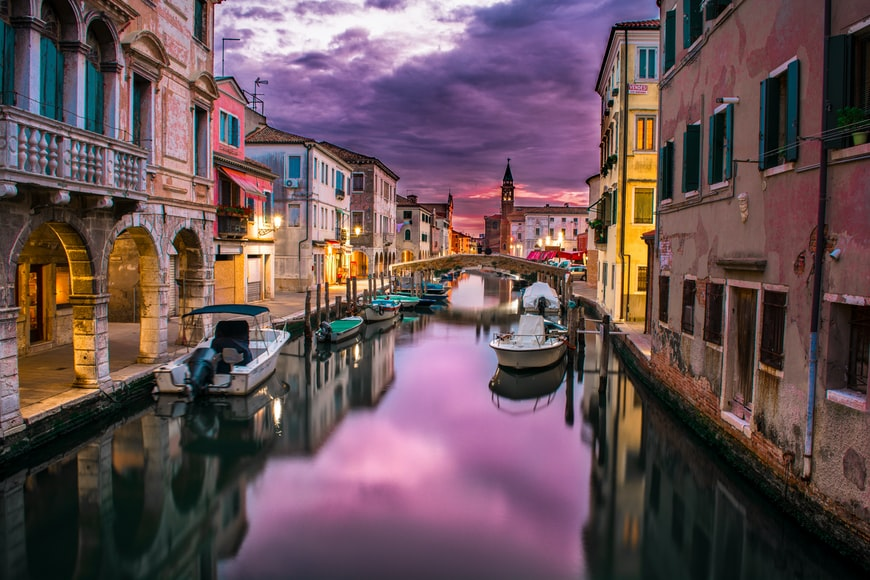
#> input picture resources/photo1.jpg, 870 x 580 px
$ python basics.py
#> lines starting #> are read from the running program, lines starting #| are printed output that depends on the picture; after the words box and inside, x2 and y2 are one past the last pixel; in counts of white or black regions, pixels touching at a corner belong together; pictures that were not available may be replaced by others from this repository, and a replacement may not be noted
#Murtaza's Workshop - Robotics and AI
import cv2
import numpy as np

#import and read an image
img = cv2.imread('resources/photo1.jpg')
#> img is the input picture: shape (580, 870, 3); mean B, G, R 85.9, 81.5, 104
cv2.imshow("Output",img)
#add waiting time
cv2.waitKey(0)

#video capture object
cap = cv2.VideoCapture('resources/video.mp4')

#here while loop is used to capture all the frames of the video
#press Q while the video runs to stop it in case its a long one.
# the if condition is making the video to wait for the time tie video finished runnung completely
while True:
    success, img = cap.read()
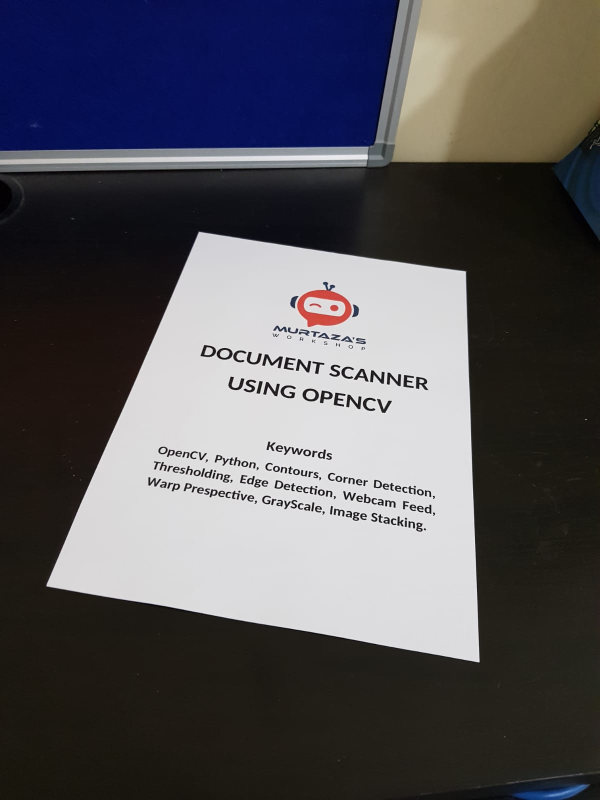
#> input picture resources/1.jpg, 1200 x 1600 px, given in place of video.mp4, which was not available (shown at 1/2 size)
#> img is the input picture: shape (1600, 1200, 3); mean B, G, R 89.7, 85.2, 86.8
    cv2.imshow("video",img)
    if cv2.waitKey(1) &0xFF == ord('q'):
#> (key q is pressed here)
        break

#creating a webcam object and defining parameters for the same
# in case of additional webcams update VideoCapture(1 or more)
cap = cv2.VideoCapture(0)
cap.set(3,640)
cap.set(4,480)
#setting brightness
cap.set(10,100)

while True:
    success, img = cap.read()
    cv2.imshow("video",img)
    if cv2.waitKey(1) &0xFF == ord('q'):
#> (key q is pressed here)
        break


#converting photo to grey scale
img = cv2.imread('resources/photo2.jpg')
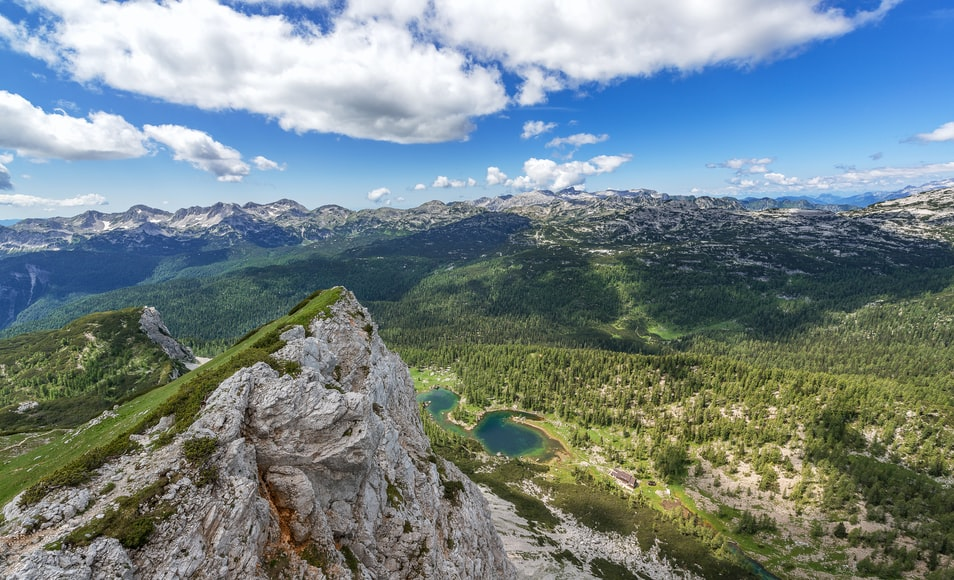
#> input picture resources/photo2.jpg, 954 x 580 px
#> img is the input picture: shape (580, 954, 3); mean B, G, R 136.8, 134.1, 118.2

imgGray=cv2.cvtColor(img,cv2.COLOR_BGR2GRAY)
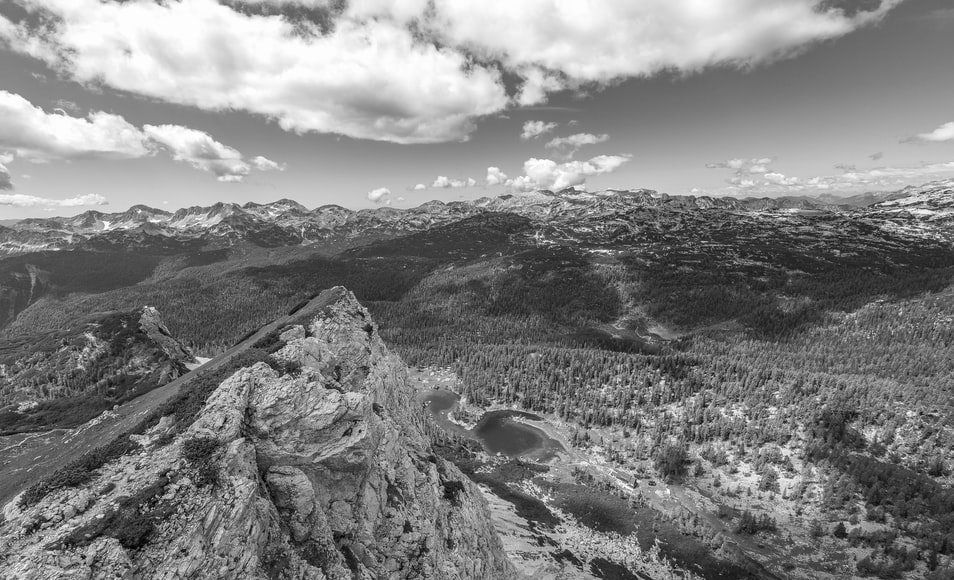
#> imgGray: shape (580, 954); min 0, max 255, mean 129.7
cv2.imshow("Gray Image", imgGray)
cv2.waitKey(0)

#Making an blurr image
img = cv2.imread('resources/photo3.jpg')
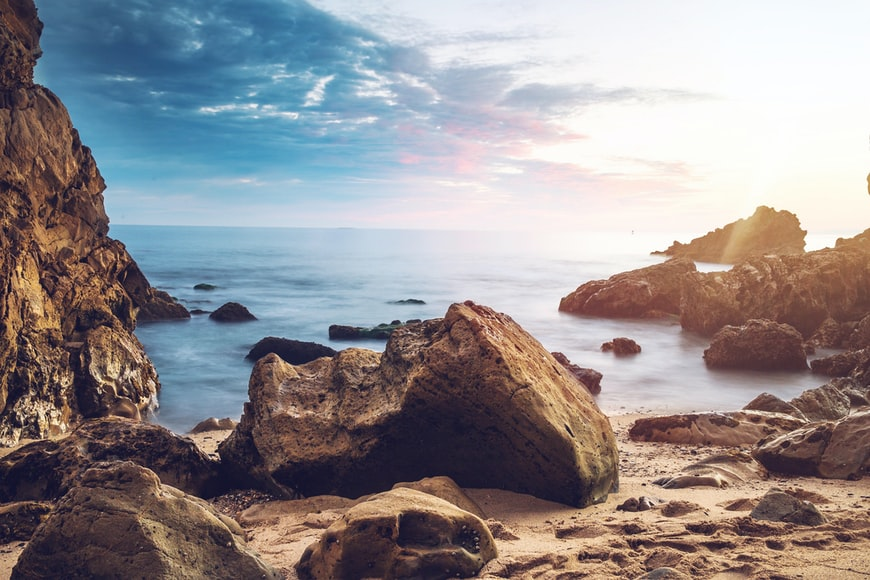
#> input picture resources/photo3.jpg, 870 x 580 px
#> img is the input picture: shape (580, 870, 3); mean B, G, R 145, 142.6, 147.3

imgGray=cv2.cvtColor(img,cv2.COLOR_BGR2GRAY)
#> imgGray: shape (580, 870)
imgBlur = cv2.GaussianBlur(imgGray,ksize=(19,19),sigmaX =0)
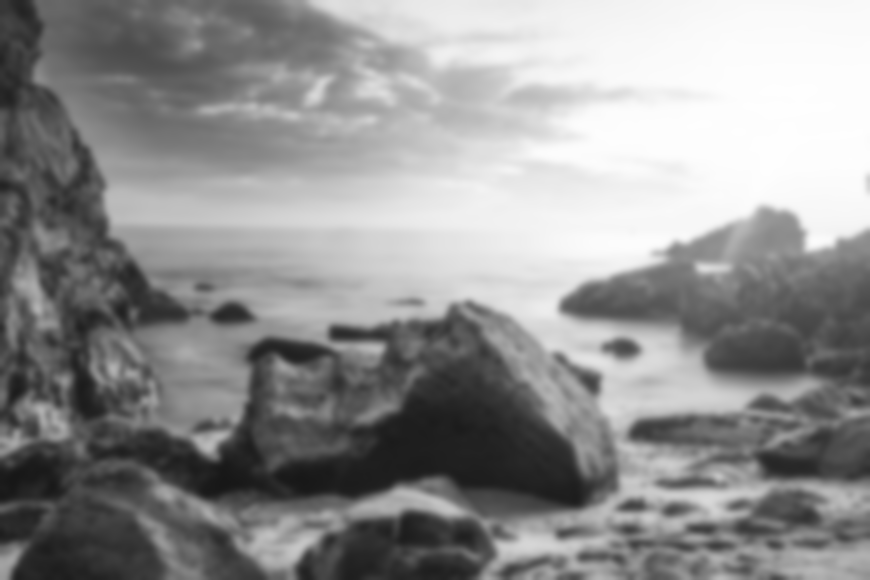
#> imgBlur: shape (580, 870); min 23, max 254, mean 144.3
cv2.imshow("Gray Image", imgGray)
cv2.imshow("Blur Image", imgBlur)

cv2.waitKey(0)


#Edge detector and dialation
img = cv2.imread('resources/photo3.jpg')

imgGray=cv2.cvtColor(img,cv2.COLOR_BGR2GRAY)
imgBlur = cv2.GaussianBlur(imgGray,ksize=(19,19),sigmaX =0)
imgCanny = cv2.Canny(img,100,100)
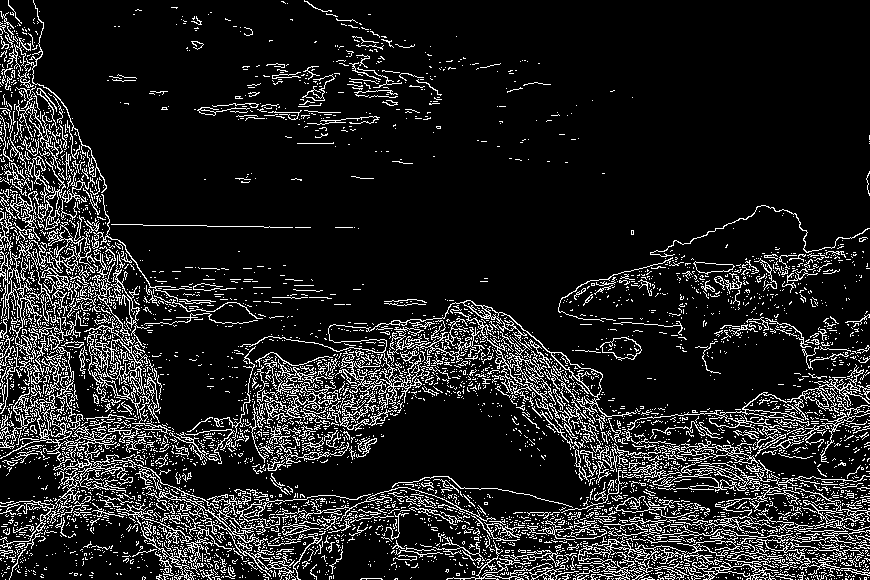
#> imgCanny: shape (580, 870); 12.8% white in thin lines or dots
cv2.imshow("Gray Image", imgGray)
cv2.imshow("Blur Image", imgBlur)
cv2.imshow("Canny Image",imgCanny)
cv2.waitKey(0)

#Edge detector and dialation
#Dilation adds pixels to the boundaries of objects in an image

img = cv2.imread('resources/photo3.jpg')
kernel = np.ones((5,5),np.uint8)

imgGray=cv2.cvtColor(img,cv2.COLOR_BGR2GRAY)
imgBlur = cv2.GaussianBlur(imgGray,ksize=(19,19),sigmaX =0)
imgCanny = cv2.Canny(img,150,200)
#> imgCanny: shape (580, 870); 9.2% white in thin lines or dots
imgDialation = cv2.dilate(imgCanny,kernel,iterations=1)
#> imgDialation: shape (580, 870); 35.5% white; 60 white regions, largest, box (x1, y1, x2, y2) and area: (0, 0, 870, 580) 158821, (556, 203, 870, 323) 7414, (196, 68, 342, 122) 2469
imgEroded = cv2.erode(imgDialation,kernel,iterations=1)
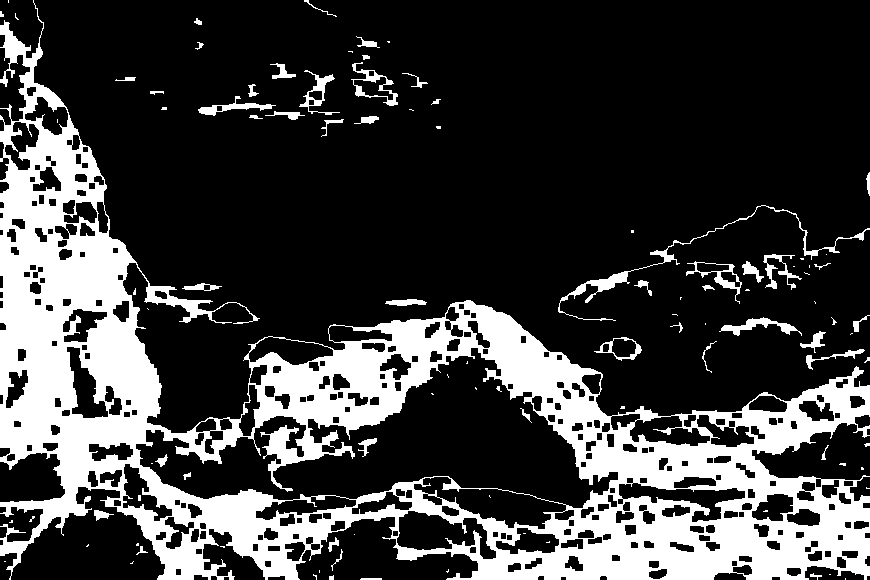
#> imgEroded: shape (580, 870); 24.3% white; 102 white regions (54 under 20 px), largest, box (x1, y1, x2, y2) and area: (0, 0, 870, 580) 114793, (558, 205, 870, 321) 1370, (719, 317, 802, 336) 512
cv2.imshow("Gray Image", imgGray)
cv2.imshow("Blur Image", imgBlur)
cv2.imshow("Canny Image",imgCanny)
cv2.imshow("Canny Image",imgDialation)
cv2.imshow("Eroded Image",imgEroded)
cv2.waitKey(0)

#work with images and attributes of the same

img = cv2.imread('resources/thor.jpg')
#> (the run stopped early here; a loop or call above may not have finished)
